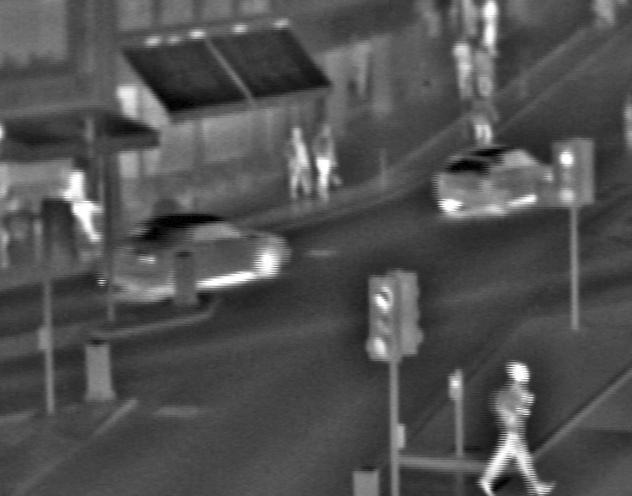
%> input picture Stage 3/standard image/Road_IR.jpg, 632 x 496 px
$ octave DualchnnelPCNN.m   (GNU Octave 9; MATLAB toolbox functions it lacks are replaced by stand-ins)
%> lines starting %> are read from the running program, lines starting %| are printed output that depends on the picture; in (x1, y1, x2, y2) boxes, pixels count from 0 and x2, y2 are one past the last pixel; in counts of white or black regions, pixels touching at a corner belong together; the program's own positions count from 1; long printed decimals are rounded
### Stage 3/snrr.m
function r = snrr(in, est)


error = in - est;
r = 10 * log10((255^2)/ mean(error(:).^2));

### Stage 3/standard image/DualchnnelPCNN.m
%基于m-PCNN的医学图像融合 MATLAB源程序
IMA=imread('Road_IR.jpg');
%> IMA is the input picture: size 496x632 uint8; min 0, max 255, mean 80.9
IMB=imread('Road_Vis.jpg');
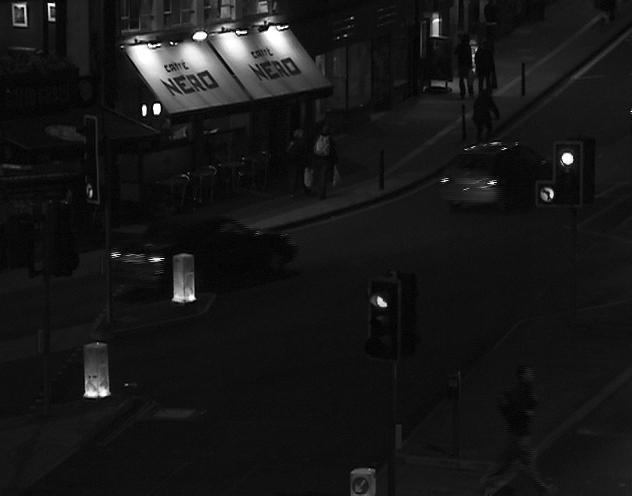
%> input picture Stage 3/standard image/Road_Vis.jpg, 632 x 496 px
%> IMB is the input picture: size 496x632 uint8; min 0, max 255, mean 22.9
figure(1);imshow(IMA);
figure(2);imshow(IMB);
IMA=double(IMA);
%> IMA: size 496x632 double
IMB=double(IMB);
%> IMB: size 496x632 double
[ROW,COL]=size(IMA);
%> ROW = 496; COL = 632
[ROW1,COL1]=size(IMB);
%> ROW1 = 496; COL1 = 632
if(ROW~=ROW1|COL~=COL1)
    error('input images should be the same size!');
end

%%%% SET THE mPCNN PARAMEERS [7 IN TOTAL]
%%%% W=M; BETA1=BETA2; DELTA; ALPHAT; VT;
BETA=0.5;     %%% note BETA1=BETA2; SO WE USE BETA FOR CONVENIENCE
M=[0.707,1,0.707;1,0,1;0.707,1,0.707];
DELTA=1;
ALPHAT=0.012;
VT=4000;          %%% MAKE SURE WHETHER THIS IS RIGHT.
%%%%%

IMAWT=conv2(IMA,M,'same'); %%% 卷积后保持源图像大小；
IMBWT=conv2(IMB,M,'same');
SUMPIXEL=ROW*COL; %%% PIXELS NUMBER OF FUSED IMAGE
%> SUMPIXEL = 313472
JUDFIR=zeros(ROW,COL); %%% JUDFIR IS USED TO JUDGE WHETHER THE NEURON(I,J) IS FIRED
                  %%%JUDFIR用于判断神经元（i，j）是否激发。每个神经元在所有的迭代中只激发一次。
THR=500*ones(ROW,COL);     %%% 不知此阈值是否合适
U=zeros(ROW,COL);
%%% ITERATION
ITETIME=10;      %%% SET ITERATION TIME
for(itime=1:10)
for(i=1:ROW)
   for(j=1:COL)
       if(JUDFIR(i,j)~=1)   %%% THE NEURON SHOULD NOT BE FIRED YET.
       %%% 对单点进行迭代计算
       HA=IMAWT(i,j)+IMA(i,j);
       HB=IMBWT(i,j)+IMB(i,j);
       U(i,j)=(1+BETA*HA)*(1+BETA*HB)+DELTA;
       %%%判断是否激发
       if (U(i,j)>THR(i,j)) %% 满足条件则激发
           JUDFIR(i,j)=1;
       else             %% 不激发，对阈值进行衰减
           THR(i,j)=THR(i,j)*exp(-ALPHAT);
       end
       end   %%% end of JUDFIR

   end %%% end j
end     %%% end i
       if(sum(sum(JUDFIR))==SUMPIXEL)
           fprintf(1,'fused successfully');
           break
       end
end    %%% end itime
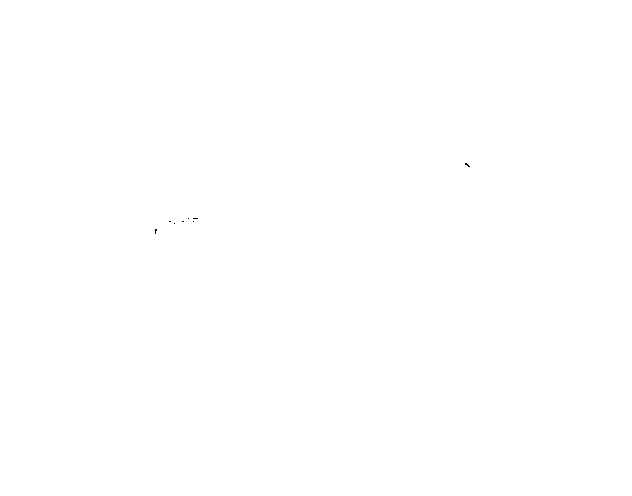
%> JUDFIR: size 496x632 double; values 0 (black) and 1 (white), 100% white; black in thin lines or dots, all inside (x1, y1, x2, y2) = (155, 163, 470, 234)
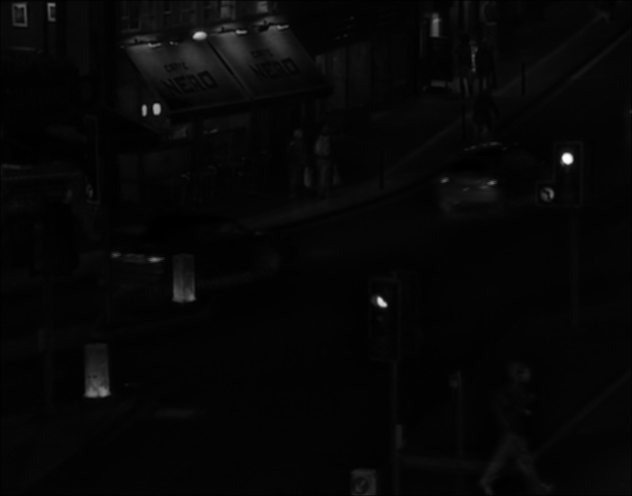
%> U: size 496x632 double; min 237.7, max 982123.4, mean 27786; drawn with min black and max white
%> after the loop, HA = 18.02; HB = 82.69
U=U/max(max(U))*255;
figure;imshow(uint8(U));
%imwrite(uint8(U),'U.gif');
%end %%% end of function

CR1=corr2(IMA,U);
%> CR1 = 0.27
CR2=corr2(IMB,U);
%> CR2 = 0.813
fprintf('\nCo-relation between first image and fused image =%f \n\n',CR1);
%| Co-relation between first image and fused image =0.2699
fprintf('Co-relation between second image and fused image =%f \n\n',CR2);
%| Co-relation between second image and fused image =0.8128

S1=snrr(double(IMA),double(U));
%> in snrr, `r = 10 * log10((255^2)/ mean(error(:).^2));`: r = 10.04
%> S1 = 10.04
S2=snrr(double(IMB),double(U));
%> in snrr (call 2), `error = in - est;`:
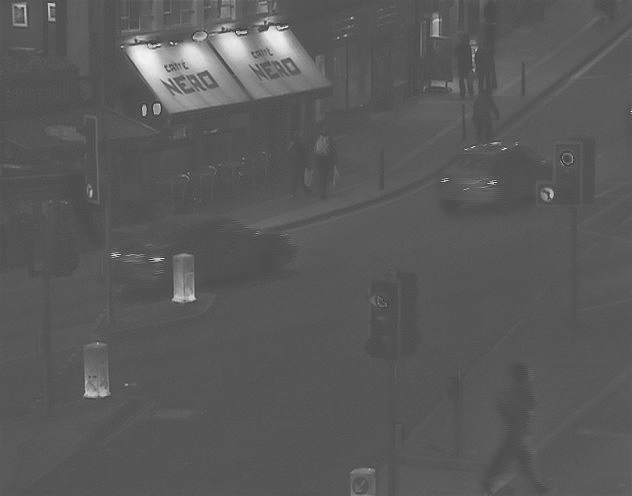
%> error: size 496x632 double; min -99.37, max 225.7, mean 15.7; drawn with min black and max white
%> in snrr (call 2), `r = 10 * log10((255^2)/ mean(error(:).^2));`: r = 19.89
%> S2 = 19.89
fprintf('SNR between first image and fused image =%4.2f db\n\n',S1);
%| SNR between first image and fused image =10.04 db
fprintf('SNR between second image and fused image =%4.2f db \n\n',S2);
%| SNR between second image and fused image =19.89 db
